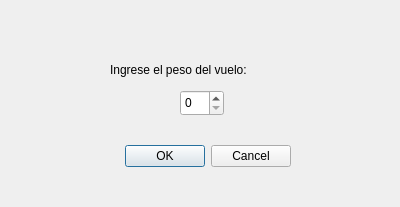
<?xml version="1.0" encoding="UTF-8"?>
<ui version="4.0">
 <class>agregarvuelo</class>
 <widget class="QDialog" name="agregarvuelo">
  <property name="geometry">
   <rect>
    <x>0</x>
    <y>0</y>
    <width>400</width>
    <height>207</height>
   </rect>
  </property>
  <property name="windowTitle">
   <string>Agregue vuelo</string>
  </property>
  <widget class="QDialogButtonBox" name="buttonBox">
   <property name="geometry">
    <rect>
     <x>-50</x>
     <y>140</y>
     <width>341</width>
     <height>32</height>
    </rect>
   </property>
   <property name="orientation">
    <enum>Qt::Horizontal</enum>
   </property>
   <property name="standardButtons">
    <set>QDialogButtonBox::Cancel|QDialogButtonBox::Ok</set>
   </property>
  </widget>
  <widget class="QSpinBox" name="spinBoxPeso">
   <property name="geometry">
    <rect>
     <x>180</x>
     <y>90</y>
     <width>44</width>
     <height>26</height>
    </rect>
   </property>
  </widget>
  <widget class="QLabel" name="label">
   <property name="geometry">
    <rect>
     <x>110</x>
     <y>60</y>
     <width>201</width>
     <height>20</height>
    </rect>
   </property>
   <property name="text">
    <string>Ingrese el peso del vuelo:</string>
   </property>
  </widget>
  <widget class="QLabel" name="labelOrigen">
   <property name="geometry">
    <rect>
     <x>10</x>
     <y>30</y>
     <width>171</width>
     <height>20</height>
    </rect>
   </property>
   <property name="text">
    <string/>
   </property>
  </widget>
  <widget class="QLabel" name="labelDestino">
   <property name="geometry">
    <rect>
     <x>200</x>
     <y>30</y>
     <width>161</width>
     <height>20</height>
    </rect>
   </property>
   <property name="text">
    <string/>
   </property>
  </widget>
 </widget>
 <resources/>
 <connections>
  <connection>
   <sender>buttonBox</sender>
   <signal>accepted()</signal>
   <receiver>agregarvuelo</receiver>
   <slot>accept()</slot>
   <hints>
    <hint type="sourcelabel">
     <x>248</x>
     <y>254</y>
    </hint>
    <hint type="destinationlabel">
     <x>157</x>
     <y>274</y>
    </hint>
   </hints>
  </connection>
  <connection>
   <sender>buttonBox</sender>
   <signal>rejected()</signal>
   <receiver>agregarvuelo</receiver>
   <slot>reject()</slot>
   <hints>
    <hint type="sourcelabel">
     <x>316</x>
     <y>260</y>
    </hint>
    <hint type="destinationlabel">
     <x>286</x>
     <y>274</y>
    </hint>
   </hints>
  </connection>
 </connections>
</ui>
